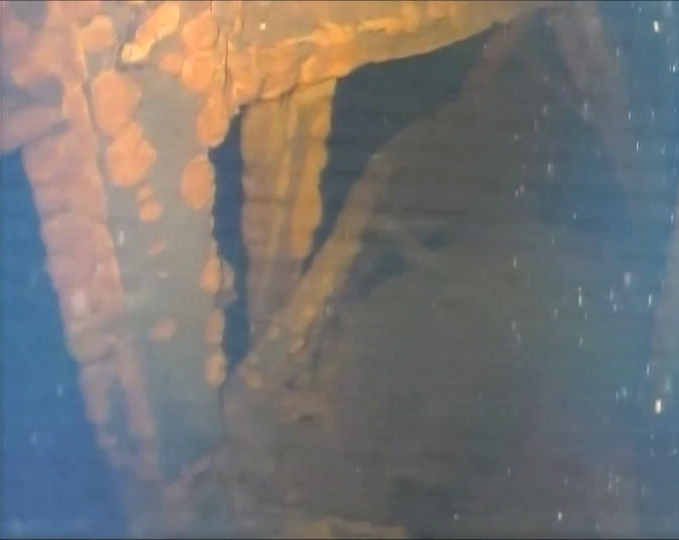
//> input picture BM/BM/img_170724_02j_4.jpg, 1358 x 1080 px (shown at 1/2 size)
$ ./Source img_170724_02j_4.jpg img_170724_02j_5.jpg -GT=img_170724_02j_5.jpg   (built with g++ and OpenCV 4)
//> lines starting //> are read from the running program, lines starting //| are printed output that depends on the picture
#include <opencv2/calib3d.hpp>
#include <opencv2/imgproc.hpp>
#include <opencv2/imgcodecs.hpp>
#include <opencv2/highgui.hpp>
#include <opencv2/core/utility.hpp>
#include <opencv2/ximgproc/disparity_filter.hpp>
#include <iostream>
#include <string>

using namespace cv;
using namespace cv::ximgproc;
using namespace std;

Rect computeROI(Size2i src_sz, Ptr<StereoMatcher> matcher_instance);

const String keys =
"{help h usage ? |                  | print this message                                                }"
"{@left          |../data/aloeL.jpg | left view of the stereopair                                       }"
"{@right         |../data/aloeR.jpg | right view of the stereopair                                      }"
"{GT             |../data/aloeGT.png| optional ground-truth disparity (MPI-Sintel or Middlebury format) }"
"{dst_path       |None              | optional path to save the resulting filtered disparity map        }"
"{dst_raw_path   |None              | optional path to save raw disparity map before filtering          }"
"{algorithm      |bm                | stereo matching method (bm or sgbm)                               }"
"{filter         |wls_conf          | used post-filtering (wls_conf or wls_no_conf)                     }"
"{no-display     |                  | don't display results                                             }"
"{no-downscale   |                  | force stereo matching on full-sized views to improve quality      }"
"{dst_conf_path  |None              | optional path to save the confidence map used in filtering        }"
"{vis_mult       |1.0               | coefficient used to scale disparity map visualizations            }"
"{max_disparity  |160               | parameter of stereo matching                                      }"
"{window_size    |-1                | parameter of stereo matching                                      }"
"{wls_lambda     |8000.0            | parameter of post-filtering                                       }"
"{wls_sigma      |1.5               | parameter of post-filtering                                       }"
;

int main(int argc, char** argv)
{
	CommandLineParser parser(argc, argv, keys);
	parser.about("Disparity Filtering Demo");
	if (parser.has("help"))
	{
		parser.printMessage();
		return 0;
	}

	String left_im = parser.get<String>(0);
	String right_im = parser.get<String>(1);
	String GT_path = parser.get<String>("GT");

	String dst_path = parser.get<String>("dst_path");
	String dst_raw_path = parser.get<String>("dst_raw_path");
	String dst_conf_path = parser.get<String>("dst_conf_path");
	String algo = parser.get<String>("algorithm");
	String filter = parser.get<String>("filter");
	bool no_display = parser.has("no-display");
	bool no_downscale = parser.has("no-downscale");
	int max_disp = parser.get<int>("max_disparity");
	double lambda = parser.get<double>("wls_lambda");
	double sigma = parser.get<double>("wls_sigma");
	double vis_mult = parser.get<double>("vis_mult");
	no_downscale = true;
	filter = "wls_no_conf";
	int wsize;
	if (parser.get<int>("window_size") >= 0) //user provided window_size value
		wsize = parser.get<int>("window_size");
	else
	{
		if (algo == "sgbm")
			wsize = 3; //default window size for SGBM
		else if (!no_downscale && algo == "bm" && filter == "wls_conf")
			wsize = 7; //default window size for BM on downscaled views (downscaling is performed only for wls_conf)
		else
			wsize = 15; //default window size for BM on full-sized views
	}

	if (!parser.check())
	{
		parser.printErrors();
		return -1;
	}

	//! [load_views]
	Mat left = imread(left_im, IMREAD_COLOR);
//> left is the input picture: 1080 rows x 1358 cols, CV_8UC3; mean B, G, R 114.6, 116.1, 118.4
	if (left.empty())
	{
		cout << "Cannot read image file: " << left_im;
		return -1;
	}

	Mat right = imread(right_im, IMREAD_COLOR);
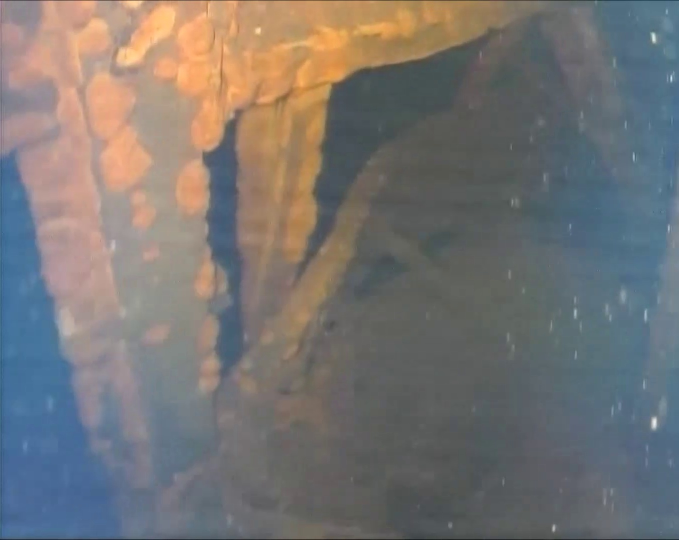
//> input picture BM/BM/img_170724_02j_5.jpg, 1358 x 1080 px (shown at 1/2 size)
//> right is the input picture: 1080 rows x 1358 cols, CV_8UC3; mean B, G, R 114.8, 116.4, 119.1
	if (right.empty())
	{
		cout << "Cannot read image file: " << right_im;
		return -1;
	}
	//! [load_views]

	bool noGT;
	Mat GT_disp;
	if (GT_path == "../data/aloeGT.png" && left_im != "../data/aloeL.jpg")
		noGT = true;
	else
	{
		noGT = false;
		if (readGT(GT_path, GT_disp) != 0)
		{
			cout << "Cannot read ground truth image file: " << GT_path << endl;
			return -1;
		}
	}

	Mat left_for_matcher, right_for_matcher;
	Mat left_disp, right_disp;
	Mat filtered_disp;
	Mat conf_map = Mat(left.rows, left.cols, CV_8U);
	conf_map = Scalar(255);
	Rect ROI;
	Ptr<DisparityWLSFilter> wls_filter;
	double matching_time, filtering_time;
	if (max_disp <= 0 || max_disp % 16 != 0)
	{
		cout << "Incorrect max_disparity value: it should be positive and divisible by 16";
		return -1;
	}
	if (wsize <= 0 || wsize % 2 != 1)
	{
		cout << "Incorrect window_size value: it should be positive and odd";
		return -1;
	}
	if (filter == "wls_conf") // filtering with confidence (significantly better quality than wls_no_conf)
	{
		if (!no_downscale)
		{
			// downscale the views to speed-up the matching stage, as we will need to compute both left
			// and right disparity maps for confidence map computation
			//! [downscale]
			max_disp /= 2;
			if (max_disp % 16 != 0)
				max_disp += 16 - (max_disp % 16);
			resize(left, left_for_matcher, Size(), 0.5, 0.5);
			resize(right, right_for_matcher, Size(), 0.5, 0.5);
			//! [downscale]
		}
		else
		{
			left_for_matcher = left.clone();
			right_for_matcher = right.clone();
		}

		if (algo == "bm")
		{
			//! [matching]
			Ptr<StereoBM> left_matcher = StereoBM::create(max_disp, wsize);
			wls_filter = createDisparityWLSFilter(left_matcher);
			Ptr<StereoMatcher> right_matcher = createRightMatcher(left_matcher);

			cvtColor(left_for_matcher, left_for_matcher, COLOR_BGR2GRAY);
			cvtColor(right_for_matcher, right_for_matcher, COLOR_BGR2GRAY);

			matching_time = (double)getTickCount();
			left_matcher->compute(left_for_matcher, right_for_matcher, left_disp);
			right_matcher->compute(right_for_matcher, left_for_matcher, right_disp);
			matching_time = ((double)getTickCount() - matching_time) / getTickFrequency();
			//! [matching]
		}
		else if (algo == "sgbm")
		{
			Ptr<StereoSGBM> left_matcher = StereoSGBM::create(0, max_disp, wsize);
			left_matcher->setP1(24 * wsize*wsize);
			left_matcher->setP2(96 * wsize*wsize);
			left_matcher->setPreFilterCap(63);
			left_matcher->setMode(StereoSGBM::MODE_SGBM_3WAY);
			wls_filter = createDisparityWLSFilter(left_matcher);
			Ptr<StereoMatcher> right_matcher = createRightMatcher(left_matcher);

			matching_time = (double)getTickCount();
			left_matcher->compute(left_for_matcher, right_for_matcher, left_disp);
			right_matcher->compute(right_for_matcher, left_for_matcher, right_disp);
			matching_time = ((double)getTickCount() - matching_time) / getTickFrequency();
		}
		else
		{
			cout << "Unsupported algorithm";
			return -1;
		}

		//! [filtering]
		wls_filter->setLambda(lambda);
		wls_filter->setSigmaColor(sigma);
		filtering_time = (double)getTickCount();
		wls_filter->filter(left_disp, left, filtered_disp, right_disp);
		filtering_time = ((double)getTickCount() - filtering_time) / getTickFrequency();
		//! [filtering]
		conf_map = wls_filter->getConfidenceMap();

		// Get the ROI that was used in the last filter call:
		ROI = wls_filter->getROI();
		if (!no_downscale)
		{
			// upscale raw disparity and ROI back for a proper comparison:
			resize(left_disp, left_disp, Size(), 2.0, 2.0);
			left_disp = left_disp*2.0;
			ROI = Rect(ROI.x * 2, ROI.y * 2, ROI.width * 2, ROI.height * 2);
		}
	}
	else if (filter == "wls_no_conf")
	{
		/* There is no convenience function for the case of filtering with no confidence, so we
		will need to set the ROI and matcher parameters manually */

		left_for_matcher = left.clone();
		right_for_matcher = right.clone();

		if (algo == "bm")
		{
			Ptr<StereoBM> matcher = StereoBM::create(max_disp, wsize);
			matcher->setTextureThreshold(0);
			matcher->setUniquenessRatio(0);
			matcher->setMinDisparity(0);
			cvtColor(left_for_matcher, left_for_matcher, COLOR_BGR2GRAY);
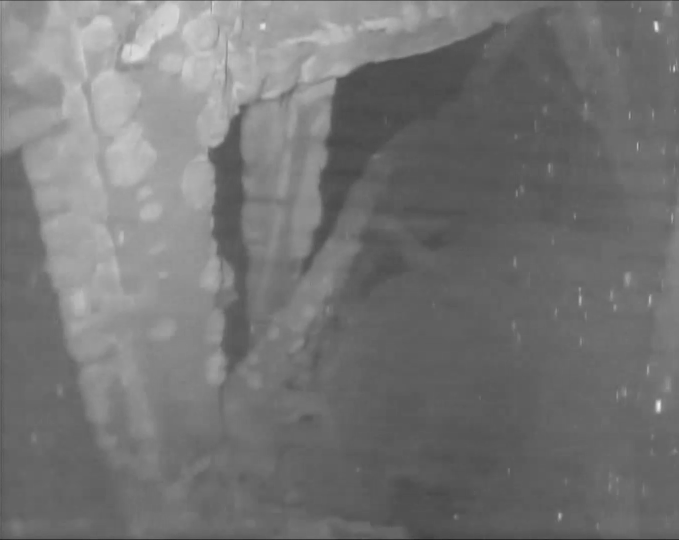
//> left_for_matcher: 1080 rows x 1358 cols, CV_8UC1 (shown at 1/2 size); min 19, max 237, mean 116.6
			cvtColor(right_for_matcher, right_for_matcher, COLOR_BGR2GRAY);
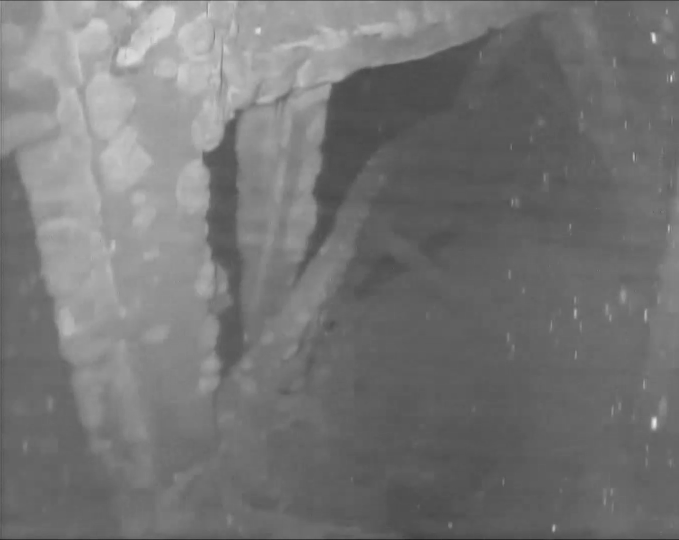
//> right_for_matcher: 1080 rows x 1358 cols, CV_8UC1 (shown at 1/2 size); min 18, max 234, mean 117
			ROI = computeROI(left_for_matcher.size(), matcher);
//> ROI = Rect(166, 7, 1185, 1066)
			wls_filter = createDisparityWLSFilterGeneric(false);
			wls_filter->setDepthDiscontinuityRadius((int)ceil(wsize));//0.33*wsize

			matching_time = (double)getTickCount();
			matcher->compute(left_for_matcher, right_for_matcher, left_disp);
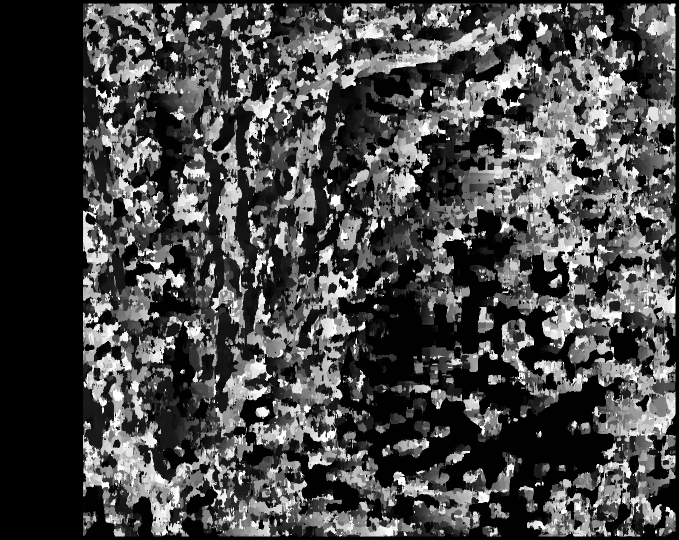
//> left_disp: 1080 rows x 1358 cols, CV_16SC1 (shown at 1/2 size); min -16, max 2544, mean 711.9; drawn with min black and max white
			matching_time = ((double)getTickCount() - matching_time) / getTickFrequency();
		}
		else if (algo == "sgbm")
		{
			Ptr<StereoSGBM> matcher = StereoSGBM::create(0, max_disp, wsize);
			matcher->setUniquenessRatio(0);
			matcher->setDisp12MaxDiff(1000000);
			matcher->setSpeckleWindowSize(0);
			matcher->setP1(24 * wsize*wsize);
			matcher->setP2(96 * wsize*wsize);
			matcher->setMode(StereoSGBM::MODE_SGBM_3WAY);
			ROI = computeROI(left_for_matcher.size(), matcher);
			wls_filter = createDisparityWLSFilterGeneric(false);
			wls_filter->setDepthDiscontinuityRadius((int)ceil(wsize)); //0.5*wsize

			matching_time = (double)getTickCount();
			matcher->compute(left_for_matcher, right_for_matcher, left_disp);
			matching_time = ((double)getTickCount() - matching_time) / getTickFrequency();
		}
		else
		{
			cout << "Unsupported algorithm";
			return -1;
		}

		wls_filter->setLambda(lambda);
		wls_filter->setSigmaColor(sigma);
		filtering_time = (double)getTickCount();
		wls_filter->filter(left_disp, left, filtered_disp, Mat(), ROI);
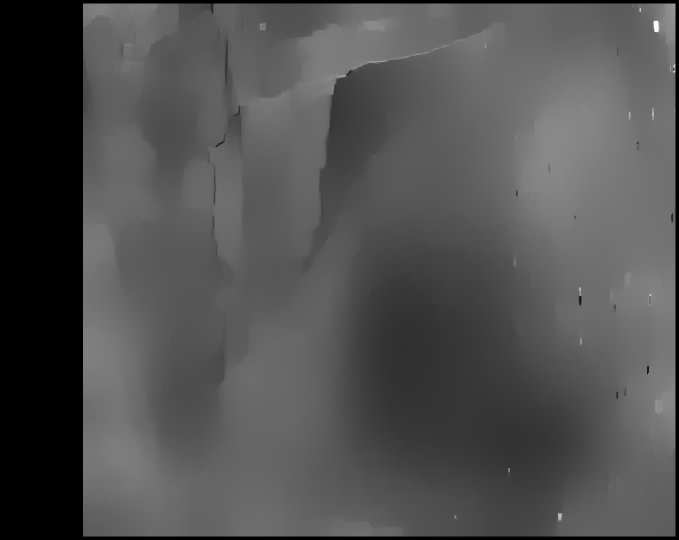
//> filtered_disp: 1080 rows x 1358 cols, CV_16SC1 (shown at 1/2 size); min -16, max 2268, mean 711.9; drawn with min black and max white
		filtering_time = ((double)getTickCount() - filtering_time) / getTickFrequency();
	}
	else
	{
		cout << "Unsupported filter";
		return -1;
	}

	//collect and print all the stats:
	cout.precision(2);
	cout << "Matching time:  " << matching_time << "s" << endl;
	cout << "Filtering time: " << filtering_time << "s" << endl;
	cout << endl;

	double MSE_before, percent_bad_before, MSE_after, percent_bad_after;
	if (!noGT)
	{
		MSE_before = computeMSE(GT_disp, left_disp, ROI);
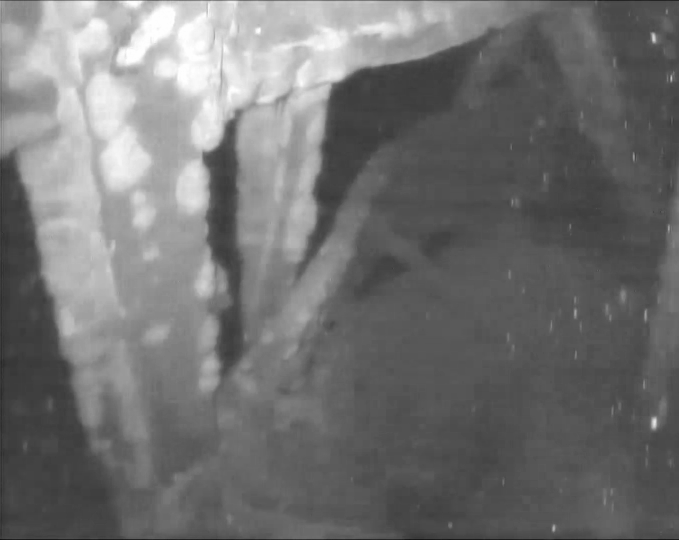
//> GT_disp: 1080 rows x 1358 cols, CV_16SC1 (shown at 1/2 size); min 582, max 16374, mean 7651.8; drawn with min black and max white
//> MSE_before = 128
		percent_bad_before = computeBadPixelPercent(GT_disp, left_disp, ROI);
//> percent_bad_before = 100
		MSE_after = computeMSE(GT_disp, filtered_disp, ROI);
//> MSE_after = 128
		percent_bad_after = computeBadPixelPercent(GT_disp, filtered_disp, ROI);
//> percent_bad_after = 100

		cout.precision(5);
		cout << "MSE before filtering: " << MSE_before << endl;
//| MSE before filtering: 128
		cout << "MSE after filtering:  " << MSE_after << endl;
//| MSE after filtering:  128
		cout << endl;
		cout.precision(3);
		cout << "Percent of bad pixels before filtering: " << percent_bad_before << endl;
//| Percent of bad pixels before filtering: 100
		cout << "Percent of bad pixels after filtering:  " << percent_bad_after << endl;
//| Percent of bad pixels after filtering:  100
	}

	if (dst_path != "None")
	{
		Mat filtered_disp_vis;
		getDisparityVis(filtered_disp, filtered_disp_vis, vis_mult);
		imwrite(dst_path, filtered_disp_vis);
	}
	if (dst_raw_path != "None")
	{
		Mat raw_disp_vis;
		getDisparityVis(left_disp, raw_disp_vis, vis_mult);
		imwrite(dst_raw_path, raw_disp_vis);
	}
	if (dst_conf_path != "None")
	{
		imwrite(dst_conf_path, conf_map);
	}

	if (!no_display)
	{
		namedWindow("left", WINDOW_AUTOSIZE);
		imshow("left", left);
		namedWindow("right", WINDOW_AUTOSIZE);
		imshow("right", right);

		if (!noGT)
		{
			Mat GT_disp_vis;
			getDisparityVis(GT_disp, GT_disp_vis, vis_mult);
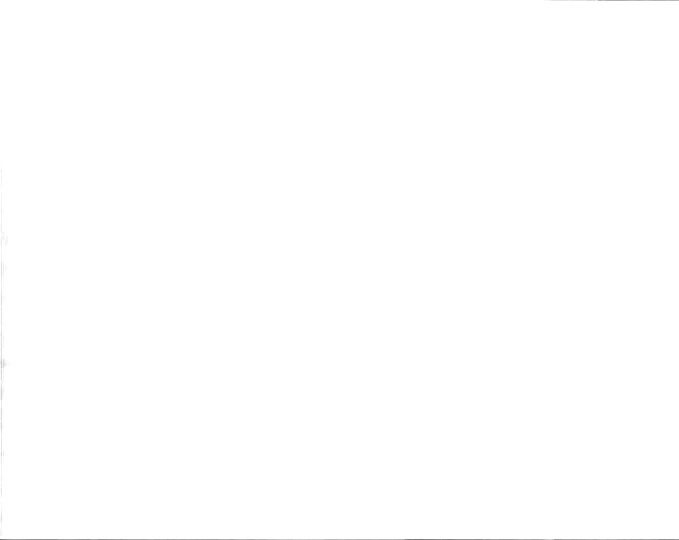
//> GT_disp_vis: 1080 rows x 1358 cols, CV_8UC1 (shown at 1/2 size); min 36, max 255, mean 254.8
			namedWindow("ground-truth disparity", WINDOW_AUTOSIZE);
			imshow("ground-truth disparity", GT_disp_vis);
		}

		//! [visualization]
		Mat raw_disp_vis_left;
		Mat raw_disp_vis_right;
		normalize(left_disp, raw_disp_vis_left, 0, 255, NORM_MINMAX, CV_8U);
		//getDisparityVis(left_disp, raw_disp_vis_left, vis_mult);
		namedWindow("raw disparity left", WINDOW_AUTOSIZE);
		imshow("raw disparity left", raw_disp_vis_left);
		/*getDisparityVis(right_disp, raw_disp_vis_right, vis_mult);
		namedWindow("raw disparity right", WINDOW_AUTOSIZE);
		imshow("raw disparity right", raw_disp_vis_right);*/
		Mat filtered_disp_vis;
		normalize(filtered_disp, filtered_disp_vis, 0, 255, NORM_MINMAX, CV_8U);
		//getDisparityVis(filtered_disp, filtered_disp_vis, vis_mult);
		namedWindow("filtered disparity", WINDOW_AUTOSIZE);
		imshow("filtered disparity", filtered_disp_vis);
		imwrite("filtered.jpg", filtered_disp_vis);
		waitKey();
		//! [visualization]
	}

	return 0;
}

Rect computeROI(Size2i src_sz, Ptr<StereoMatcher> matcher_instance)
{
	int min_disparity = matcher_instance->getMinDisparity();
	int num_disparities = matcher_instance->getNumDisparities();
	int block_size = matcher_instance->getBlockSize();

	int bs2 = block_size / 2;
	int minD = min_disparity, maxD = min_disparity + num_disparities - 1;

	int xmin = maxD + bs2;
	int xmax = src_sz.width + minD - bs2;
	int ymin = bs2;
	int ymax = src_sz.height - bs2;

	Rect r(xmin, ymin, xmax - xmin, ymax - ymin);
	return r;
}
